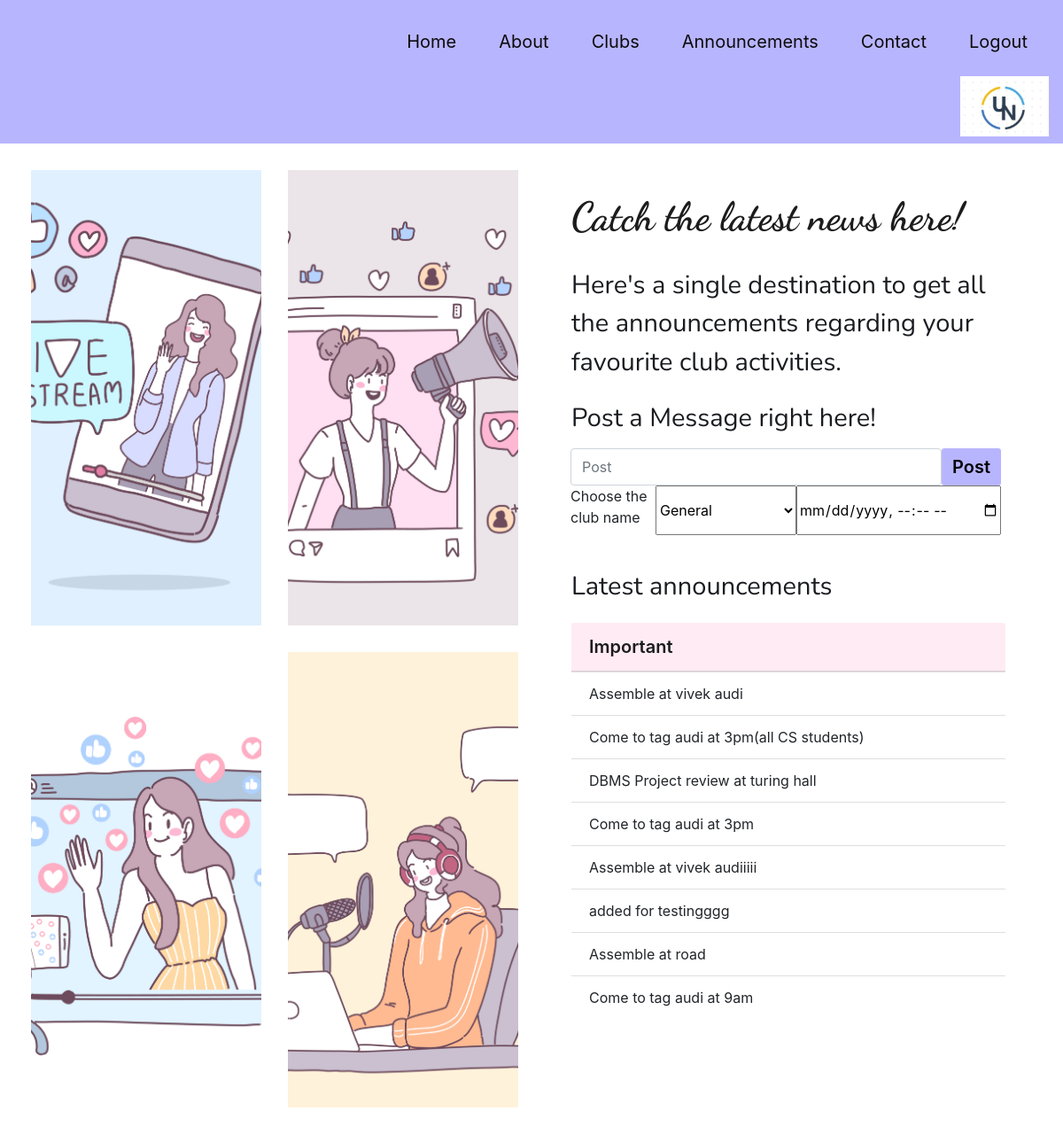
The app's page /announcements.php with its own data.
### tables this page shows
CREATE TABLE `announcements` (
  `id` int(11) NOT NULL,
  `club_id` varchar(10) DEFAULT NULL,
  `events` text DEFAULT NULL,
  `dates` timestamp NOT NULL DEFAULT current_timestamp() ON UPDATE current_timestamp()
);

### announcements.php (the view, shortened to what this page needs)
<?php
include 'db.php';
$sql = "SELECT events FROM announcements";
$result = mysqli_query($con,$sql);
?>
<!doctype html>
<html lang="en">
  <head>
    <link rel="stylesheet" href="https://maxcdn.bootstrapcdn.com/bootstrap/4.0.0/css/bootstrap.min.css">
    <link rel = "stylesheet" href = "announcement.css">
    <link
      rel="stylesheet"
      href="https://use.fontawesome.com/releases/v5.7.0/css/all.css"
    />
  </head>
  <body>
    <div class="bg-img" class="container-fluid">
      <nav class="navbar navbar-expand-lg navbar-light" style="background-color:#b8b5ff;">
      <div id = "p" class="float-child">
        <ul class="nav justify-content-end">
        <li class="nav-item" >
            <a class="nav-link"  id = "item" href="main.php">Home</a>
          </li>
          <li class="nav-item" >
            <a class="nav-link"  id = "item" href="main.php#about">About</a>
          </li>
          <li class="nav-item">
            <a class="nav-link" id = "item" href="main.php#clubs">Clubs</a>
          </li>
          <li class="nav-item">
            <a class="nav-link" id = "item" href="#">Announcements</a>
          </li>
          <li class="nav-item">
            <a class="nav-link" id = "item" href="#contact">Contact</a>
          </li>
          <li class="nav-item">
            <a class="nav-link" id = "item" href="logout.php">Logout</a>
          </li>
          <li class="nav-item">
            <img src="logo.jpeg" style="height:100%;width:100px;float:left;margin-left:620px">
          </li>
        </ul>
      </div>
    </div>
    <div class="menu container-fluid">
      <div class="row">
        <div class="col-lg-6 grid">
          <div>
            <img src="Images/Gridimg1.jpg" alt="gimg1" class="fgrid" />
          </div>
          <div>
            <img src="Images/Gridimg2.jpg" alt="gimg2" class="fgrid" />
          </div>
          <div>
            <img src="Images/Gridimg3.jpg" alt="gimg3" class="fgrid" />
          </div>
          <div>
            <img src="Images/Gridimg4.jpg" alt="gimg4" class="fgrid" />
          </div>
        </div>
        <div class="col-lg-6 flexContainer">
          <div class="menuCon">
            <div class="discover">Catch the latest news here!</div>
            <div class = "subtext">Here's a single destination to get all the announcements regarding your favourite club activities.</div>
            <div class = "ideas">
            <div class = "card-title">Post a Message right here!</div>
          </div>
          <div class="input-group mb-3">
            <form action = "addann.php" method = "post" class = "ideatxt">
              <div class="input-group-append idea">
                <input type="text" name = "events" class="form-control" name = 'events' placeholder="Post" aria-label="Recipient's idea" aria-describedby="basic-addon2" required>
                <button type="submit" class="logbtn addbtn btn btn-primary" name = "addann">Post</button>
              </div>
              <div class="input-group-append">
                  <label for="clubid">Choose the club name</label>
                    <select name="clubid" id="clubid" required>
                        <option value="0">General</option>
                   </select>
                   <input type="datetime-local"  class="float-right" id="date" placeholder="Enter date&time of the event" name="date" required>
              </div>
            </form>
          </div>
          <div class = "card-title">Latest announcements</div>
          <div class="card container-fluid ideasd">
            <ul class="list-group list-group-flush">
            <div class="card-header feature">Important</div>
              <?php
                while($row = mysqli_fetch_assoc($result)){
              ?>
              <li class  ="list-group-item"><?php echo $row['events'];?></li>
              <?php } ?>
            </ul>
          </div>
        </div>
      </div>
    </div>
</body>

### announcement.css (style rules this page uses)
body { width: 100%; overflow-x: hidden; }
.menu { padding: 30px 20px; background-color: rgb(255, 255, 255); }
#item:link, #item:visited { color: #0c0c0c; padding: 14px 14px; text-align: center; text-decoration: none; display: inline-block; }
#item { margin: 10px; border-radius: 10px; font-size: 20px; }
.grid { display: grid; grid-template-columns: repeat(2, minmax(0, 1fr)); grid-template-rows: repeat(2, minmax(0, 1fr)); grid-gap: 30px; padding-left: 30px; }
.menuCon { padding: 0 30px; margin-bottom: 100px; }
.fgrid { height: 100%; width: 100%; object-fit: cover; }
.discover { text-align: left; font-size: 45px; font-weight: 700; padding-top: 20px; padding-bottom: 20px; color: #1c1c1d; font-family: "Dancing Script", cursive; }
.subtext { color: #1a1c20; font-size: 29px; font-weight: 400; font-family: "Nunito", sans-serif; text-align: left; }
.card { border: none!important; margin-top: 20px!important; }
.card-title { color: #1a1c20; font-size: 29px; font-weight: 400; font-family: "Nunito", sans-serif; text-align: left; padding-top: 20px; }
.input-group { padding-right: 20px!important; }
.logbtn { background-color: #b8b5ff; color:#1c1c1d; border-style: none; font-size: 20px; font-weight: 600; border-radius: 3px!important; }
.addbtn { border-left: 0px; }
.addbtn.btn.btn-primary { border-right: 0px; background-color: #b8b5ff; border-color: white; color:black; font-weight: 600; }
.card-header { background-color:#ffebf4; color: #1c1c1d; font-size: 20px; font-weight: 600; }
.ideasd { padding-left: 0px; }
.idea { padding-left: 0px; }
.ideatxt { width: 100%; }

### records on screen
announcements: events "Assemble at vivek audi"
announcements: events "Come to tag audi at 3pm(all CS students)"
announcements: events "DBMS Project review at turing hall"
announcements: events "Come to tag audi at 3pm"
announcements: events "Assemble at vivek audiiiii"
announcements: events "added for testingggg"
announcements: events "Assemble at road"
announcements: events "Come to tag audi at 9am"
